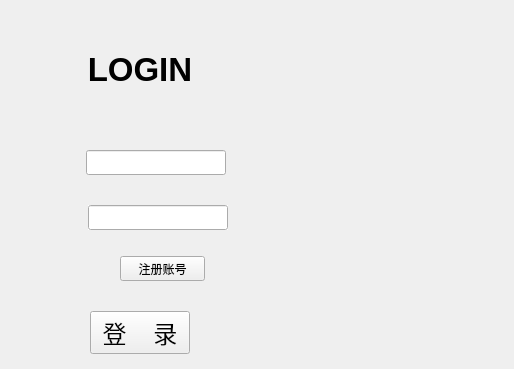
<?xml version="1.0" encoding="UTF-8"?>
<ui version="4.0">
 <class>LoginWindow</class>
 <widget class="QWidget" name="LoginWindow">
  <property name="geometry">
   <rect>
    <x>0</x>
    <y>0</y>
    <width>514</width>
    <height>361</height>
   </rect>
  </property>
  <property name="sizePolicy">
   <sizepolicy hsizetype="Fixed" vsizetype="Fixed">
    <horstretch>0</horstretch>
    <verstretch>0</verstretch>
   </sizepolicy>
  </property>
  <property name="windowTitle">
   <string>登录</string>
  </property>
  <property name="windowOpacity">
   <double>1.000000000000000</double>
  </property>
  <property name="autoFillBackground">
   <bool>false</bool>
  </property>
  <layout class="QGridLayout" name="gridLayout_2">
   <item row="0" column="0">
    <layout class="QGridLayout" name="gridLayout">
     <item row="1" column="1">
      <layout class="QHBoxLayout" name="horizontalLayout_15">
       <item>
        <spacer name="horizontalSpacer_21">
         <property name="orientation">
          <enum>Qt::Orientation::Horizontal</enum>
         </property>
         <property name="sizeHint" stdset="0">
          <size>
           <width>18</width>
           <height>20</height>
          </size>
         </property>
        </spacer>
       </item>
       <item>
        <layout class="QVBoxLayout" name="verticalLayout">
         <item>
          <spacer name="verticalSpacer">
           <property name="orientation">
            <enum>Qt::Orientation::Vertical</enum>
           </property>
           <property name="sizeType">
            <enum>QSizePolicy::Policy::Fixed</enum>
           </property>
           <property name="sizeHint" stdset="0">
            <size>
             <width>20</width>
             <height>30</height>
            </size>
           </property>
          </spacer>
         </item>
         <item>
          <layout class="QHBoxLayout" name="horizontalLayout_5">
           <item>
            <spacer name="horizontalSpacer_5">
             <property name="orientation">
              <enum>Qt::Orientation::Horizontal</enum>
             </property>
             <property name="sizeType">
              <enum>QSizePolicy::Policy::Fixed</enum>
             </property>
             <property name="sizeHint" stdset="0">
              <size>
               <width>40</width>
               <height>20</height>
              </size>
             </property>
            </spacer>
           </item>
           <item>
            <widget class="QLabel" name="labelLogin">
             <property name="sizePolicy">
              <sizepolicy hsizetype="Fixed" vsizetype="Fixed">
               <horstretch>0</horstretch>
               <verstretch>0</verstretch>
              </sizepolicy>
             </property>
             <property name="minimumSize">
              <size>
               <width>120</width>
               <height>30</height>
              </size>
             </property>
             <property name="font">
              <font>
               <family>Arial</family>
               <pointsize>25</pointsize>
               <bold>true</bold>
              </font>
             </property>
             <property name="text">
              <string>LOGIN</string>
             </property>
             <property name="alignment">
              <set>Qt::AlignmentFlag::AlignCenter</set>
             </property>
            </widget>
           </item>
           <item>
            <spacer name="horizontalSpacer_6">
             <property name="orientation">
              <enum>Qt::Orientation::Horizontal</enum>
             </property>
             <property name="sizeType">
              <enum>QSizePolicy::Policy::Fixed</enum>
             </property>
             <property name="sizeHint" stdset="0">
              <size>
               <width>40</width>
               <height>20</height>
              </size>
             </property>
            </spacer>
           </item>
          </layout>
         </item>
         <item>
          <spacer name="verticalSpacer_2">
           <property name="orientation">
            <enum>Qt::Orientation::Vertical</enum>
           </property>
           <property name="sizeType">
            <enum>QSizePolicy::Policy::Fixed</enum>
           </property>
           <property name="sizeHint" stdset="0">
            <size>
             <width>50</width>
             <height>50</height>
            </size>
           </property>
          </spacer>
         </item>
         <item>
          <layout class="QHBoxLayout" name="horizontalLayout_4">
           <item>
            <spacer name="horizontalSpacer_2">
             <property name="orientation">
              <enum>Qt::Orientation::Horizontal</enum>
             </property>
             <property name="sizeType">
              <enum>QSizePolicy::Policy::Fixed</enum>
             </property>
             <property name="sizeHint" stdset="0">
              <size>
               <width>10</width>
               <height>20</height>
              </size>
             </property>
            </spacer>
           </item>
           <item>
            <layout class="QHBoxLayout" name="horizontalLayout">
             <item>
              <widget class="QLabel" name="labelUsername">
               <property name="sizePolicy">
                <sizepolicy hsizetype="Fixed" vsizetype="Fixed">
                 <horstretch>0</horstretch>
                 <verstretch>0</verstretch>
                </sizepolicy>
               </property>
               <property name="minimumSize">
                <size>
                 <width>30</width>
                 <height>30</height>
                </size>
               </property>
               <property name="maximumSize">
                <size>
                 <width>30</width>
                 <height>30</height>
                </size>
               </property>
               <property name="font">
                <font>
                 <pointsize>12</pointsize>
                </font>
               </property>
               <property name="text">
                <string/>
               </property>
               <property name="pixmap">
                <pixmap resource="res.qrc">:/icon/userAccountIcon.png</pixmap>
               </property>
              </widget>
             </item>
             <item>
              <widget class="QLineEdit" name="userNameEdit">
               <property name="sizePolicy">
                <sizepolicy hsizetype="Fixed" vsizetype="Fixed">
                 <horstretch>0</horstretch>
                 <verstretch>0</verstretch>
                </sizepolicy>
               </property>
               <property name="minimumSize">
                <size>
                 <width>140</width>
                 <height>20</height>
                </size>
               </property>
               <property name="maximumSize">
                <size>
                 <width>140</width>
                 <height>25</height>
                </size>
               </property>
               <property name="styleSheet">
                <string notr="true">border-color: rgb(0, 0, 0);</string>
               </property>
               <property name="frame">
                <bool>true</bool>
               </property>
              </widget>
             </item>
            </layout>
           </item>
           <item>
            <spacer name="horizontalSpacer_23">
             <property name="orientation">
              <enum>Qt::Orientation::Horizontal</enum>
             </property>
             <property name="sizeHint" stdset="0">
              <size>
               <width>10</width>
               <height>20</height>
              </size>
             </property>
            </spacer>
           </item>
          </layout>
         </item>
         <item>
          <spacer name="verticalSpacer_3">
           <property name="orientation">
            <enum>Qt::Orientation::Vertical</enum>
           </property>
           <property name="sizeType">
            <enum>QSizePolicy::Policy::Fixed</enum>
           </property>
           <property name="sizeHint" stdset="0">
            <size>
             <width>20</width>
             <height>15</height>
            </size>
           </property>
          </spacer>
         </item>
         <item>
          <layout class="QHBoxLayout" name="horizontalLayout_3">
           <item>
            <spacer name="horizontalSpacer_3">
             <property name="orientation">
              <enum>Qt::Orientation::Horizontal</enum>
             </property>
             <property name="sizeType">
              <enum>QSizePolicy::Policy::Fixed</enum>
             </property>
             <property name="sizeHint" stdset="0">
              <size>
               <width>10</width>
               <height>20</height>
              </size>
             </property>
            </spacer>
           </item>
           <item>
            <layout class="QHBoxLayout" name="horizontalLayout_2">
             <item>
              <widget class="QLabel" name="labelPassword">
               <property name="sizePolicy">
                <sizepolicy hsizetype="Fixed" vsizetype="Fixed">
                 <horstretch>0</horstretch>
                 <verstretch>0</verstretch>
                </sizepolicy>
               </property>
               <property name="minimumSize">
                <size>
                 <width>30</width>
                 <height>30</height>
                </size>
               </property>
               <property name="maximumSize">
                <size>
                 <width>30</width>
                 <height>30</height>
                </size>
               </property>
               <property name="font">
                <font>
                 <pointsize>12</pointsize>
                </font>
               </property>
               <property name="text">
                <string/>
               </property>
               <property name="pixmap">
                <pixmap resource="res.qrc">:/icon/passwordIcon.png</pixmap>
               </property>
              </widget>
             </item>
             <item>
              <widget class="QLineEdit" name="passwdEdit">
               <property name="sizePolicy">
                <sizepolicy hsizetype="Fixed" vsizetype="Fixed">
                 <horstretch>0</horstretch>
                 <verstretch>0</verstretch>
                </sizepolicy>
               </property>
               <property name="minimumSize">
                <size>
                 <width>140</width>
                 <height>20</height>
                </size>
               </property>
               <property name="maximumSize">
                <size>
                 <width>140</width>
                 <height>25</height>
                </size>
               </property>
               <property name="autoFillBackground">
                <bool>true</bool>
               </property>
               <property name="styleSheet">
                <string notr="true"/>
               </property>
               <property name="frame">
                <bool>true</bool>
               </property>
               <property name="echoMode">
                <enum>QLineEdit::EchoMode::Password</enum>
               </property>
              </widget>
             </item>
            </layout>
           </item>
           <item>
            <spacer name="horizontalSpacer_4">
             <property name="orientation">
              <enum>Qt::Orientation::Horizontal</enum>
             </property>
             <property name="sizeType">
              <enum>QSizePolicy::Policy::Fixed</enum>
             </property>
             <property name="sizeHint" stdset="0">
              <size>
               <width>10</width>
               <height>20</height>
              </size>
             </property>
            </spacer>
           </item>
          </layout>
         </item>
         <item>
          <spacer name="verticalSpacer_4">
           <property name="orientation">
            <enum>Qt::Orientation::Vertical</enum>
           </property>
           <property name="sizeType">
            <enum>QSizePolicy::Policy::Fixed</enum>
           </property>
           <property name="sizeHint" stdset="0">
            <size>
             <width>20</width>
             <height>13</height>
            </size>
           </property>
          </spacer>
         </item>
         <item>
          <layout class="QHBoxLayout" name="horizontalLayout_6">
           <item>
            <spacer name="horizontalSpacer_7">
             <property name="orientation">
              <enum>Qt::Orientation::Horizontal</enum>
             </property>
             <property name="sizeType">
              <enum>QSizePolicy::Policy::Expanding</enum>
             </property>
             <property name="sizeHint" stdset="0">
              <size>
               <width>40</width>
               <height>20</height>
              </size>
             </property>
            </spacer>
           </item>
           <item>
            <widget class="QPushButton" name="registerButton">
             <property name="sizePolicy">
              <sizepolicy hsizetype="Fixed" vsizetype="Fixed">
               <horstretch>0</horstretch>
               <verstretch>0</verstretch>
              </sizepolicy>
             </property>
             <property name="minimumSize">
              <size>
               <width>85</width>
               <height>25</height>
              </size>
             </property>
             <property name="maximumSize">
              <size>
               <width>85</width>
               <height>25</height>
              </size>
             </property>
             <property name="font">
              <font>
               <fontweight>Medium</fontweight>
              </font>
             </property>
             <property name="autoFillBackground">
              <bool>true</bool>
             </property>
             <property name="text">
              <string>注册账号</string>
             </property>
            </widget>
           </item>
           <item>
            <spacer name="horizontalSpacer_8">
             <property name="orientation">
              <enum>Qt::Orientation::Horizontal</enum>
             </property>
             <property name="sizeType">
              <enum>QSizePolicy::Policy::Fixed</enum>
             </property>
             <property name="sizeHint" stdset="0">
              <size>
               <width>35</width>
               <height>20</height>
              </size>
             </property>
            </spacer>
           </item>
          </layout>
         </item>
         <item>
          <spacer name="verticalSpacer_5">
           <property name="orientation">
            <enum>Qt::Orientation::Vertical</enum>
           </property>
           <property name="sizeType">
            <enum>QSizePolicy::Policy::Fixed</enum>
           </property>
           <property name="sizeHint" stdset="0">
            <size>
             <width>20</width>
             <height>20</height>
            </size>
           </property>
          </spacer>
         </item>
         <item>
          <layout class="QHBoxLayout" name="horizontalLayout_7">
           <item>
            <spacer name="horizontalSpacer_9">
             <property name="orientation">
              <enum>Qt::Orientation::Horizontal</enum>
             </property>
             <property name="sizeType">
              <enum>QSizePolicy::Policy::Fixed</enum>
             </property>
             <property name="sizeHint" stdset="0">
              <size>
               <width>50</width>
               <height>20</height>
              </size>
             </property>
            </spacer>
           </item>
           <item>
            <widget class="QPushButton" name="loginButton">
             <property name="sizePolicy">
              <sizepolicy hsizetype="Fixed" vsizetype="Fixed">
               <horstretch>0</horstretch>
               <verstretch>0</verstretch>
              </sizepolicy>
             </property>
             <property name="minimumSize">
              <size>
               <width>100</width>
               <height>30</height>
              </size>
             </property>
             <property name="font">
              <font>
               <pointsize>18</pointsize>
              </font>
             </property>
             <property name="text">
              <string>登    录</string>
             </property>
             <property name="iconSize">
              <size>
               <width>16</width>
               <height>16</height>
              </size>
             </property>
            </widget>
           </item>
           <item>
            <spacer name="horizontalSpacer_10">
             <property name="orientation">
              <enum>Qt::Orientation::Horizontal</enum>
             </property>
             <property name="sizeType">
              <enum>QSizePolicy::Policy::Fixed</enum>
             </property>
             <property name="sizeHint" stdset="0">
              <size>
               <width>50</width>
               <height>20</height>
              </size>
             </property>
            </spacer>
           </item>
          </layout>
         </item>
        </layout>
       </item>
       <item>
        <widget class="QFrame" name="framePic">
         <property name="sizePolicy">
          <sizepolicy hsizetype="Fixed" vsizetype="Fixed">
           <horstretch>0</horstretch>
           <verstretch>0</verstretch>
          </sizepolicy>
         </property>
         <property name="minimumSize">
          <size>
           <width>234</width>
           <height>341</height>
          </size>
         </property>
         <property name="maximumSize">
          <size>
           <width>234</width>
           <height>341</height>
          </size>
         </property>
         <property name="frameShape">
          <enum>QFrame::Shape::NoFrame</enum>
         </property>
         <property name="frameShadow">
          <enum>QFrame::Shadow::Sunken</enum>
         </property>
         <layout class="QGridLayout" name="gridLayout_3"/>
        </widget>
       </item>
       <item>
        <spacer name="horizontalSpacer_22">
         <property name="orientation">
          <enum>Qt::Orientation::Horizontal</enum>
         </property>
         <property name="sizeHint" stdset="0">
          <size>
           <width>18</width>
           <height>20</height>
          </size>
         </property>
        </spacer>
       </item>
      </layout>
     </item>
     <item row="0" column="0">
      <widget class="QFrame" name="frameBackgroud">
       <property name="frameShape">
        <enum>QFrame::Shape::StyledPanel</enum>
       </property>
       <property name="frameShadow">
        <enum>QFrame::Shadow::Raised</enum>
       </property>
      </widget>
     </item>
    </layout>
   </item>
  </layout>
 </widget>
 <tabstops>
  <tabstop>userNameEdit</tabstop>
  <tabstop>passwdEdit</tabstop>
  <tabstop>registerButton</tabstop>
  <tabstop>loginButton</tabstop>
 </tabstops>
 <resources>
  <include location="res.qrc"/>
 </resources>
 <connections/>
</ui>
